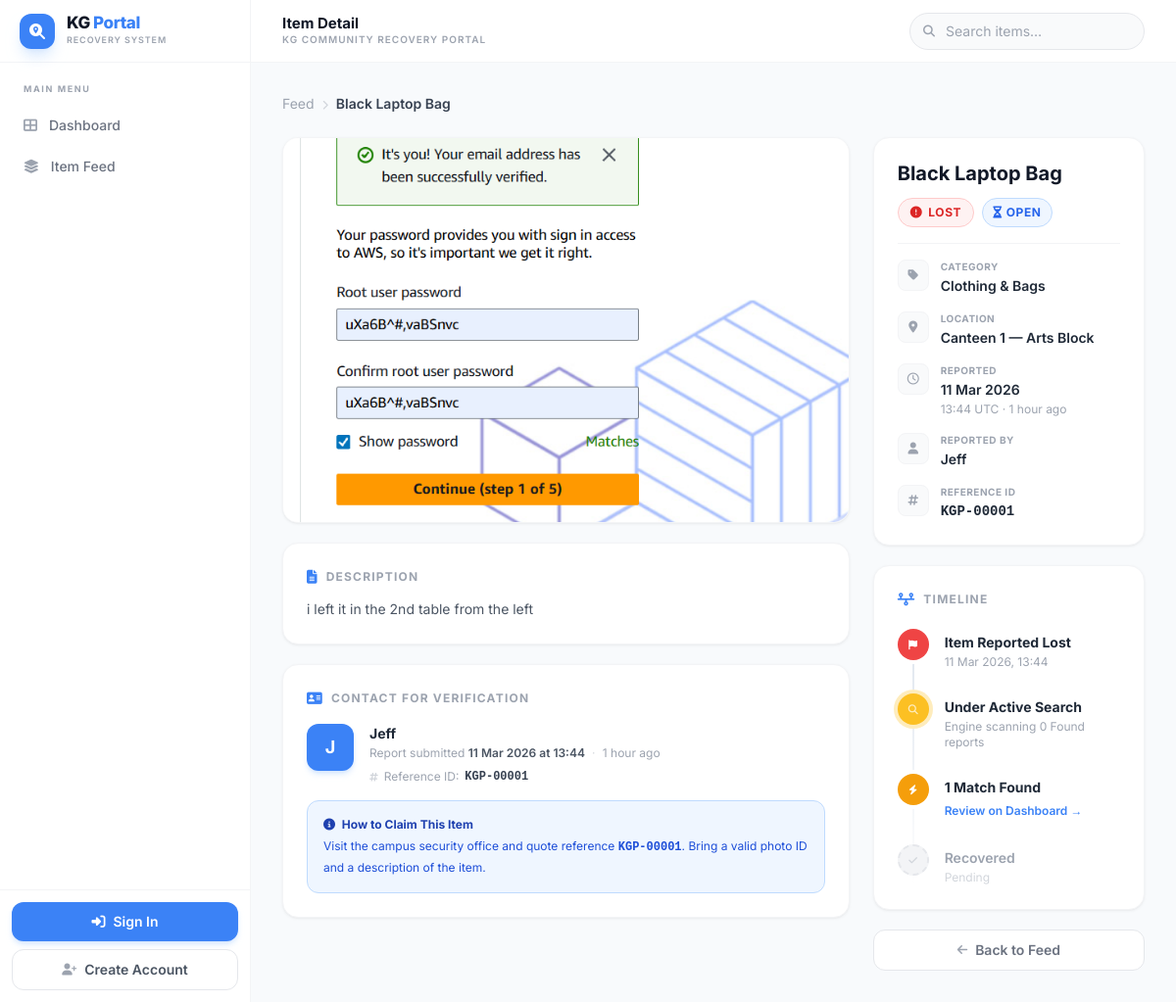
Page /item/1 on the committed database.
### app.py (models this page shows, shortened)
class Item(db.Model):
    __tablename__ = 'item'
    id                = db.Column(db.Integer, primary_key=True)
    title             = db.Column(db.String(200), nullable=False)
    description       = db.Column(db.Text,        nullable=False)
    status            = db.Column(db.String(10),  nullable=False, default='LOST',  index=True)
    category          = db.Column(db.String(20),  nullable=False, default='OTHER', index=True)
    location          = db.Column(db.String(255), nullable=False,                  index=True)
    image_filename    = db.Column(db.String(255), nullable=True)
    resolution_status = db.Column(db.String(20), nullable=False,
                                  default='OPEN', index=True)
    handover_status   = db.Column(db.String(20),  nullable=True)
    handover_details  = db.Column(db.Text,        nullable=True)
    receiver_name     = db.Column(db.String(100), nullable=True)
    receiver_contact  = db.Column(db.String(100), nullable=True)
    date_reported     = db.Column(db.DateTime, default=datetime.utcnow,
                                  nullable=False, index=True)
    created_at        = db.Column(db.DateTime, default=datetime.utcnow, nullable=False)
    user_id           = db.Column(db.Integer, db.ForeignKey('user.id'), nullable=False)
    logs = db.relationship('ItemLog', backref='item', lazy='select',
                           cascade='all, delete-orphan',
                           order_by='ItemLog.created_at')
    @property
    def status_label(self) -> str:
        return 'Lost' if self.status == 'LOST' else 'Found'
    @property
    def category_label(self) -> str:
        return {
            'ELECTRONICS': 'Electronics & Gadgets',
            'DOCUMENTS':   'IDs & Documents',
            'KEYS':        'Keys & Access Cards',
            'CLOTHING':    'Clothing & Bags',
            'OTHER':       'Other',
        }.get(self.category, 'Other')
    @property
    def resolution_label(self) -> str:
        return {
            'OPEN':     'Open',
            'SECURED':  'Secured',
            'RETURNED': 'Returned to Owner',
        }.get(self.resolution_status, 'Open')

class User(UserMixin, db.Model):
    __tablename__ = 'user'
    id            = db.Column(db.Integer, primary_key=True)
    username      = db.Column(db.String(80),  unique=True, nullable=False, index=True)
    email         = db.Column(db.String(120), unique=True, nullable=False, index=True)
    password_hash = db.Column(db.String(256), nullable=False)
    created_at    = db.Column(db.DateTime, default=datetime.utcnow, nullable=False)
    items = db.relationship('Item', backref='reporter', lazy='select',
                            cascade='all, delete-orphan')

### app.py (the view)
@app.route('/item/<int:item_id>')
def item_detail(item_id):
    item = db.get_or_404(Item, item_id)
    matches = (Match.query
               .filter_by(lost_item_id=item.id, is_reviewed=False)
               .order_by(Match.score.desc())
               .limit(3).all()) if item.status == 'LOST' else []
    return render_template('detail.html', item=item, matches=matches)

### templates/detail.html (shortened to what this page needs)
{% extends "base.html" %}
{% block page_title %}Item Detail{% endblock %}
{% block content %}
<nav class="mb-6">
    <ol class="flex items-center text-sm text-gray-400 gap-2">
        <li><a href="{{ url_for('feed') }}" class="hover:text-brand transition-colors">Feed</a></li>
        <li><i class="fa-solid fa-chevron-right text-gray-300 text-[10px]"></i></li>
        <li class="text-gray-700 font-semibold truncate max-w-xs">{{ item.title }}</li>
    </ol>
</nav>
<div class="grid grid-cols-1 lg:grid-cols-3 gap-6">
    <div class="lg:col-span-2 space-y-5">
        <div class="bg-white rounded-2xl overflow-hidden border border-gray-100 shadow-card">
            {% if item.image_filename %}
            <img src="{{ url_for('static', filename='uploads/' + item.image_filename) }}"
                 alt="{{ item.title }}"
                 class="w-full max-h-[420px] object-contain bg-gray-50">
            {% else %}
            <div class="h-48 bg-gray-50 flex flex-col items-center justify-center gap-2">
                <i class="fa-solid fa-image text-5xl text-gray-200"></i>
                <p class="text-gray-400 text-xs font-semibold uppercase tracking-widest">No Image Provided</p>
            </div>
            {% endif %}
        </div>
        <div class="bg-white rounded-2xl p-6 border border-gray-100 shadow-card">
            <h3 class="text-xs font-bold text-gray-400 uppercase tracking-widest mb-3 flex items-center gap-2">
                <i class="fa-solid fa-file-lines text-brand text-sm"></i> Description
            </h3>
            <p class="text-gray-600 leading-relaxed whitespace-pre-line text-sm">{{ item.description }}</p>
        </div>
        <div class="bg-white rounded-2xl p-6 border border-gray-100 shadow-card">
            <h3 class="text-xs font-bold text-gray-400 uppercase tracking-widest mb-4 flex items-center gap-2">
                <i class="fa-solid fa-address-card text-brand text-sm"></i> Contact for Verification
            </h3>
            <div class="flex items-start gap-4">
                <div class="w-12 h-12 rounded-xl bg-brand flex items-center justify-center
                            text-white font-bold text-lg shadow-md shadow-blue-200/60 shrink-0">
                    {{ item.reporter.username[0]|upper }}
                </div>
                <div class="flex-1 min-w-0">
                    <p class="text-sm font-bold text-gray-800">{{ item.reporter.username }}</p>
                    <p class="text-xs text-gray-400 mt-0.5">Report submitted
                        <span class="font-semibold text-gray-600">
                            {{ item.date_reported.strftime('%d %b %Y at %H:%M') }}
                        </span>
                        <span class="text-gray-300 mx-1">·</span>
                        {{ item.date_reported|timesince }}
                    </p>
                    <p class="text-xs text-gray-400 mt-2 flex items-center gap-1.5">
                        <i class="fa-solid fa-hashtag text-gray-300 text-[10px]"></i>
                        Reference ID:
                        <span class="font-mono font-bold text-gray-700 select-all">KGP-{{ '%05d' % item.id }}</span>
                    </p>
                </div>
            </div>
            <div class="mt-4 p-4 bg-blue-50 border border-blue-200 rounded-xl">
                <p class="text-xs font-bold text-blue-800 mb-1">
                    <i class="fa-solid fa-circle-info mr-1"></i> How to Claim This Item
                </p>
                <p class="text-xs text-blue-700 leading-relaxed">
                    Visit the campus security office and quote reference
                    <strong class="font-mono">KGP-{{ '%05d' % item.id }}</strong>.
                    {% if item.handover_status == 'SECURITY' and item.receiver_name %}
                    Ask for <strong>{{ item.receiver_name }}</strong>
                    {% if item.receiver_contact %}({{ item.receiver_contact }}){% endif %}.
                    {% elif item.handover_status == 'WITH_FINDER' %}
                    Contact the finder through the portal admin
                    or present a valid ID at the nearest security desk.
                    {% else %}
                    Bring a valid photo ID and a description of the item.
                    {% endif %}
                </p>
            </div>
        </div>
    </div>
    <div class="space-y-5">
        <div class="bg-white rounded-2xl p-6 border border-gray-100 shadow-card">
            <h2 class="text-xl font-bold text-gray-900 mb-3 leading-tight">{{ item.title }}</h2>
            <div class="flex items-center gap-2 flex-wrap mb-4">
                <span class="inline-flex items-center gap-1.5 px-3 py-1.5 text-xs font-bold rounded-full uppercase tracking-wider
                    {% if item.status == 'LOST' %}bg-red-50 text-red-600 border border-red-200
                    {% else %}bg-emerald-50 text-emerald-600 border border-emerald-200{% endif %}">
                    <i class="fa-solid {% if item.status == 'LOST' %}fa-circle-exclamation{% else %}fa-circle-check{% endif %} text-xs"></i>
                    {{ item.status_label }}
                </span>
                <span class="inline-flex items-center gap-1 px-2.5 py-1.5 text-xs font-bold rounded-full uppercase tracking-wider
                    {% if item.resolution_status == 'OPEN' %}bg-blue-50 text-blue-600 border border-blue-200
                    {% elif item.resolution_status == 'SECURED' %}bg-amber-50 text-amber-600 border border-amber-200
                    {% else %}bg-emerald-50 text-emerald-600 border border-emerald-200{% endif %}">
                    <i class="fa-solid
                        {% if item.resolution_status == 'OPEN' %}fa-hourglass-half
                        {% elif item.resolution_status == 'SECURED' %}fa-shield-halved
                        {% else %}fa-check-double{% endif %} text-xs"></i>
                    {{ item.resolution_label }}
                </span>
            </div>
            <hr class="mb-4 border-gray-100">
            <div class="space-y-4">
                <div class="flex items-start gap-3">
                    <div class="w-8 h-8 rounded-lg bg-gray-50 border border-gray-100 flex items-center justify-center shrink-0">
                        <i class="fa-solid fa-tag text-gray-400 text-xs"></i>
                    </div>
                    <div>
                        <p class="text-[10px] text-gray-400 font-bold uppercase tracking-wider">Category</p>
                        <p class="text-gray-800 font-semibold text-sm mt-0.5">{{ item.category_label }}</p>
                    </div>
                </div>
                <div class="flex items-start gap-3">
                    <div class="w-8 h-8 rounded-lg bg-gray-50 border border-gray-100 flex items-center justify-center shrink-0">
                        <i class="fa-solid fa-location-dot text-gray-400 text-xs"></i>
                    </div>
                    <div>
                        <p class="text-[10px] text-gray-400 font-bold uppercase tracking-wider">Location</p>
                        <p class="text-gray-800 font-semibold text-sm mt-0.5">{{ item.location }}</p>
                    </div>
                </div>
                <div class="flex items-start gap-3">
                    <div class="w-8 h-8 rounded-lg bg-gray-50 border border-gray-100 flex items-center justify-center shrink-0">
                        <i class="fa-regular fa-clock text-gray-400 text-xs"></i>
                    </div>
                    <div>
                        <p class="text-[10px] text-gray-400 font-bold uppercase tracking-wider">Reported</p>
                        <p class="text-gray-800 font-semibold text-sm mt-0.5">
                            {{ item.date_reported.strftime('%d %b %Y') }}
                        </p>
                        <p class="text-xs text-gray-400 mt-0.5">
                            {{ item.date_reported.strftime('%H:%M UTC') }} · {{ item.date_reported|timesince }}
                        </p>
                    </div>
                </div>
                <div class="flex items-start gap-3">
                    <div class="w-8 h-8 rounded-lg bg-gray-50 border border-gray-100 flex items-center justify-center shrink-0">
                        <i class="fa-solid fa-user text-gray-400 text-xs"></i>
                    </div>
                    <div>
                        <p class="text-[10px] text-gray-400 font-bold uppercase tracking-wider">Reported By</p>
                        <p class="text-gray-800 font-semibold text-sm mt-0.5">{{ item.reporter.username }}</p>
                    </div>
                </div>
                <div class="flex items-start gap-3">
                    <div class="w-8 h-8 rounded-lg bg-gray-50 border border-gray-100 flex items-center justify-center shrink-0">
                        <i class="fa-solid fa-hashtag text-gray-400 text-xs"></i>
                    </div>
                    <div>
                        <p class="text-[10px] text-gray-400 font-bold uppercase tracking-wider">Reference ID</p>
                        <p class="text-gray-800 font-bold text-sm mt-0.5 font-mono select-all">
                            KGP-{{ '%05d' % item.id }}
                        </p>
                    </div>
                </div>
            </div>
        </div>
        <div class="bg-white rounded-2xl p-6 border border-gray-100 shadow-card">
            <h3 class="text-xs font-bold text-gray-400 uppercase tracking-widest mb-5 flex items-center gap-2">
                <i class="fa-solid fa-timeline text-brand text-sm"></i> Timeline
            </h3>
            <div class="relative">
                <div class="timeline-line"></div>
                {% if item.status == 'LOST' %}
                <div class="relative flex items-start gap-4 pb-6">
                    <div class="w-8 h-8 rounded-full bg-red-500 flex items-center justify-center
                                ring-4 ring-white shadow-sm shrink-0 z-10">
                        <i class="fa-solid fa-flag text-white text-[10px]"></i>
                    </div>
                    <div class="pt-1">
                        <p class="text-sm font-bold text-gray-800">Item Reported Lost</p>
                        <p class="text-xs text-gray-400 mt-0.5">
                            {{ item.date_reported.strftime('%d %b %Y, %H:%M') }}
                        </p>
                    </div>
                </div>
                <div class="relative flex items-start gap-4 pb-6">
                    <div class="relative w-8 h-8 rounded-full bg-amber-400 flex items-center justify-center
                                ring-4 ring-white shadow-sm shrink-0 z-10 pulse-ring text-amber-400">
                        <i class="fa-solid fa-magnifying-glass text-white text-[10px]"></i>
                    </div>
                    <div class="pt-1">
                        <p class="text-sm font-bold text-gray-800">Under Active Search</p>
                        <p class="text-xs text-gray-400 mt-0.5">
                            Engine scanning {{ total_found if total_found is defined else 0 }} Found reports
                        </p>
                    </div>
                </div>
                {% if matches %}
                <div class="relative flex items-start gap-4 pb-6">
                    <div class="w-8 h-8 rounded-full bg-amber-500 flex items-center justify-center
                                ring-4 ring-white shadow-sm shrink-0 z-10">
                        <i class="fa-solid fa-bolt text-white text-[10px]"></i>
                    </div>
                    <div class="pt-1">
                        <p class="text-sm font-bold text-gray-800">
                            {{ matches|length }} Match{{ 'es' if matches|length != 1 else '' }} Found
                        </p>
                        <a href="{{ url_for('dashboard') }}"
                           class="text-xs text-brand font-semibold hover:text-brand-dark">
                            Review on Dashboard →
                        </a>
                    </div>
                </div>
                {% endif %}
                <div class="relative flex items-start gap-4">
                    <div class="w-8 h-8 rounded-full {% if item.resolution_status == 'RETURNED' %}bg-emerald-500 ring-4 ring-white shadow-sm{% else %}bg-gray-100 border-2 border-dashed border-gray-200{% endif %}
                                flex items-center justify-center shrink-0 z-10">
                        <i class="fa-solid fa-check {% if item.resolution_status == 'RETURNED' %}text-white{% else %}text-gray-300{% endif %} text-[10px]"></i>
                    </div>
                    <div class="pt-1">
                        <p class="text-sm font-semibold {% if item.resolution_status == 'RETURNED' %}text-gray-800{% else %}text-gray-400{% endif %}">
                            Recovered
                        </p>
                        <p class="text-xs text-gray-300 mt-0.5">
                            {% if item.resolution_status == 'RETURNED' %}Marked as returned{% else %}Pending{% endif %}
                        </p>
                    </div>
                </div>
                {% endif %}
            </div>
        </div>
        <a href="{{ url_for('feed') }}"
           class="flex items-center justify-center gap-2 w-full px-4 py-2.5 bg-white border border-gray-200
                  text-gray-500 font-semibold rounded-xl hover:bg-gray-50 transition-colors text-sm">
            <i class="fa-solid fa-arrow-left text-xs text-gray-400"></i> Back to Feed
        </a>
    </div>
</div>
{% endblock %}

### rows in the picture
Item: title "Black Laptop Bag", image_filename (picture), description "i left it in the 2nd table from the left", date_reported "11 Mar 2026 at 13:44", date_reported "1 hour ago", id "00001", status_label "LOST", resolution_label "OPEN", category_label "Clothing & Bags", location "Canteen 1 — Arts Block", date_reported "11 Mar 2026", date_reported "13:44 UTC", date_reported "11 Mar 2026, 13:44"
User: reporter "J", reporter.username "Jeff"

### other values in the picture
{{ total_found if total_found is defined else 0 }} "0"
{{ matches|length }} "1"
